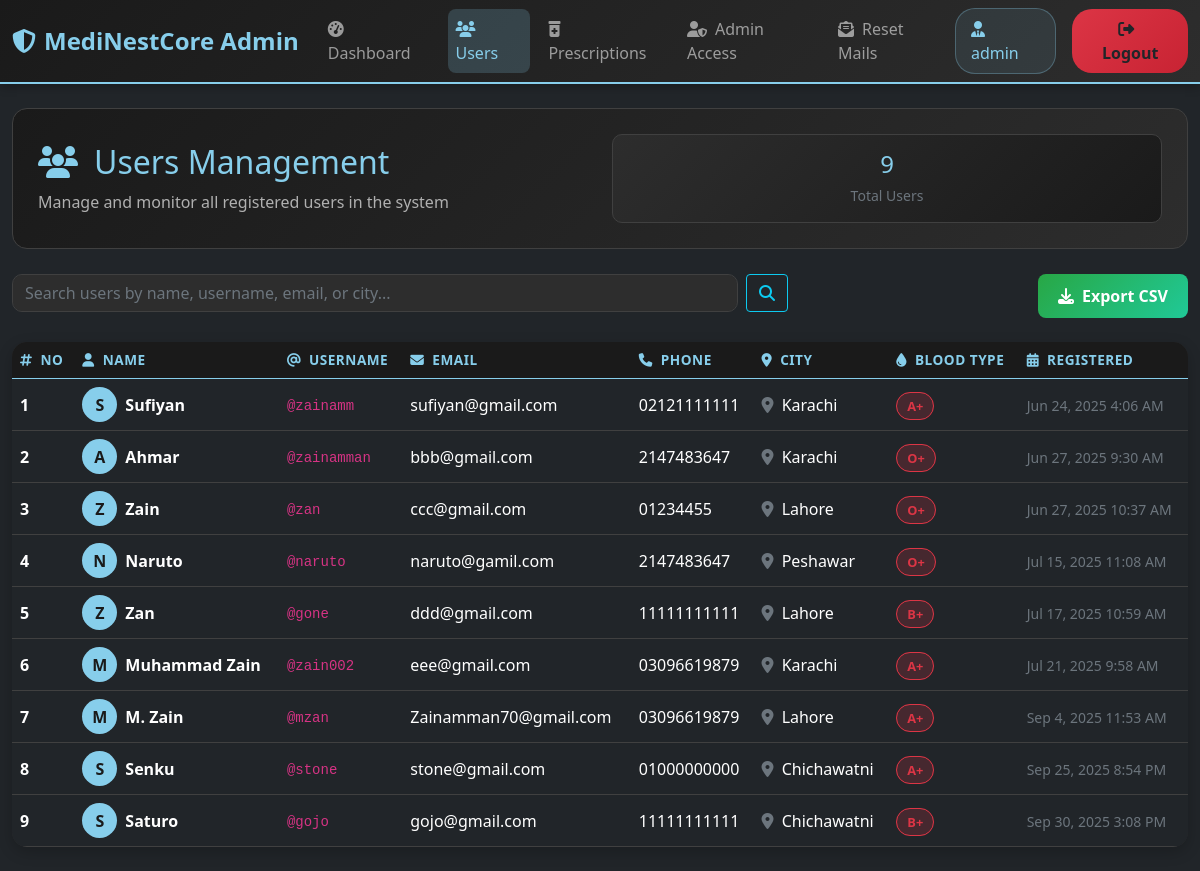
The app's page /admin/users.php (signed in) with its own data.
### tables this page shows
CREATE TABLE `individual` (
  `id` int(20) NOT NULL,
  `Name` varchar(50) NOT NULL,
  `F_name` varchar(50) NOT NULL,
  `Birth_Date` date NOT NULL,
  `Gender` varchar(6) NOT NULL,
  `CNIC` varchar(13) NOT NULL,
  `Email` varchar(50) NOT NULL,
  `Phone` varchar(11) NOT NULL,
  `City` varchar(50) NOT NULL,
  `Blood_Type` varchar(10) NOT NULL,
  `Height` varchar(10) NOT NULL,
  `Weight` varchar(10) NOT NULL,
  `Username` varchar(50) NOT NULL,
  `Family_Username` varchar(50) NOT NULL,
  `Record_limit` int(5) NOT NULL,
  `h_Password` varchar(250) NOT NULL,
  `Pin` varchar(4) NOT NULL,
  `Filter_code` varchar(100) NOT NULL,
  `Medical_Conditions` varchar(550) NOT NULL,
  `Allergies` varchar(550) NOT NULL,
  `Time` datetime NOT NULL DEFAULT current_timestamp(),
  `reset_token` varchar(64) DEFAULT NULL,
  `reset_token_expiry` datetime DEFAULT NULL
);

### admin/users.php (the view, shortened to what this page needs)
<?php
$search = isset($_GET['search']) ? trim($_GET['search']) : '';
$searchQuery = '';
$result = mysqli_query($con, "SELECT id, Name, Username, Email, Phone, City, Blood_Type, Time FROM individual $searchQuery ORDER BY id ASC LIMIT 200");
$totalUsers = mysqli_query($con, "SELECT COUNT(*) as c FROM individual $searchQuery");
$totalCount = $totalUsers ? mysqli_fetch_assoc($totalUsers)['c'] : 0;
include __DIR__ . '/header.php';
?>
<div class="users-header">
    <div class="row align-items-center">
        <div class="col-md-6">
            <h2 class="mb-2" style="color: #87ceeb;">
                <i class="fas fa-users me-3"></i>Users Management
            </h2>
            <p class="mb-0" style="color: #b0b0b0;">
                Manage and monitor all registered users in the system
            </p>
        </div>
        <div class="col-md-6">
            <div class="stats-card">
                <h4 class="mb-1" style="color: #87ceeb;"><?php echo number_format($totalCount); ?></h4>
                <small class="text-muted">Total Users<?php echo !empty($search) ? ' (Filtered)' : ''; ?></small>
            </div>
        </div>
    </div>
</div>
<div class="row mb-4">
    <div class="col-md-8">
        <form method="GET" class="d-flex">
            <input type="text" name="search" class="form-control search-box me-2"
                   placeholder="Search users by name, username, email, or city..."
                   value="<?php echo htmlspecialchars($search); ?>">
            <button type="submit" class="btn btn-outline-info">
                <i class="fas fa-search"></i>
            </button>
        </form>
    </div>
    <div class="col-md-4 text-end">
        <button class="btn export-btn" onclick="exportToCSV()">
            <i class="fas fa-download me-2"></i>Export CSV
        </button>
    </div>
</div>
<div class="users-table">
    <div class="table-responsive">
        <table class="table table-dark table-hover mb-0" id="usersTable">
            <thead>
                <tr>
                    <th><i class="fas fa-hashtag me-2"></i>NO</th>
                    <th><i class="fas fa-user me-2"></i>Name</th>
                    <th><i class="fas fa-at me-2"></i>Username</th>
                    <th><i class="fas fa-envelope me-2"></i>Email</th>
                    <th><i class="fas fa-phone me-2"></i>Phone</th>
                    <th><i class="fas fa-map-marker-alt me-2"></i>City</th>
                    <th><i class="fas fa-tint me-2"></i>Blood Type</th>
                    <th><i class="fas fa-calendar me-2"></i>Registered</th>
                </tr>
            </thead>
            <tbody>
                <?php if ($result && mysqli_num_rows($result) > 0): ?>
                    <?php while ($row = mysqli_fetch_assoc($result)) : ?>
                    <tr>
                        <td><strong><?php echo (int)$row['id']; ?></strong></td>
                        <td>
                            <div class="d-flex align-items-center">
                                <div class="avatar-circle me-2" style="width:35px;height:35px;background:#87ceeb;border-radius:50%;display:flex;align-items:center;justify-content:center;color:#1a1a1a;font-weight:bold;">
                                    <?php echo strtoupper(substr($row['Name'], 0, 1)); ?>
                                </div>
                                <strong><?php echo htmlspecialchars($row['Name']); ?></strong>
                            </div>
                        </td>
                        <td><code>@<?php echo htmlspecialchars($row['Username']); ?></code></td>
                        <td><?php echo htmlspecialchars($row['Email']); ?></td>
                        <td><?php echo htmlspecialchars($row['Phone']); ?></td>
                        <td>
                            <i class="fas fa-map-marker-alt me-1 text-muted"></i>
                            <?php echo htmlspecialchars($row['City']); ?>
                        </td>
                        <td>
                            <span class="blood-type-badge" style="background-color: rgba(220, 53, 69, 0.2); color: #dc3545; border: 1px solid #dc3545;">
                                <?php echo htmlspecialchars($row['Blood_Type']); ?>
                            </span>
                        </td>
                        <td>
                            <small class="text-muted">
                                <?php echo date('M j, Y g:i A', strtotime($row['Time'])); ?>
                            </small>
                        </td>
                    </tr>
                    <?php endwhile; ?>
                <?php endif; ?>
            </tbody>
        </table>
    </div>
</div>
<?php include __DIR__ . '/footer.php'; ?>

### admin/users.php (style rules this page uses)
.users-header { background: linear-gradient(135deg, #1a1a1a 0%, #2d2d2d 100%); border-radius: 15px; padding: 25px; margin-bottom: 25px; border: 1px solid #404040; }
.search-box { background-color: #2d2d2d; border: 1px solid #404040; border-radius: 10px; color: #ffffff; }
.users-table { background-color: #2d2d2d; border-radius: 15px; overflow: hidden; box-shadow: 0 5px 15px rgba(0,0,0,0.2); }
.table-dark th { background-color: #1a1a1a; border-color: #404040; color: #87ceeb; font-weight: 600; text-transform: uppercase; font-size: 0.85rem; letter-spacing: 0.5px; }
.table-dark td { border-color: #404040; vertical-align: middle; }
.blood-type-badge { padding: 4px 10px; border-radius: 15px; font-size: 0.8rem; font-weight: 600; }
.stats-card { background: linear-gradient(135deg, #2d2d2d 0%, #1a1a1a 100%); border: 1px solid #404040; border-radius: 10px; padding: 15px; text-align: center; }
.export-btn { background: linear-gradient(135deg, #28a745 0%, #20c997 100%); border: none; border-radius: 8px; color: white; font-weight: 600; padding: 10px 20px; transition: all 0.3s ease; }

### records on screen
individual: id "1", Name "S", Name "Sufiyan", Username "zainamm", Email "sufiyan@gmail.com", Phone "02121111111", City "Karachi", Blood_Type "A+", Time "Jun 24, 2025 4:06 AM"
individual: id "2", Name "A", Name "Ahmar", Username "zainamman", Email "bbb@gmail.com", Phone "2147483647", City "Karachi", Blood_Type "O+", Time "Jun 27, 2025 9:30 AM"
individual: id "3", Name "Z", Name "Zain", Username "zan", Email "ccc@gmail.com", Phone "01234455", City "Lahore", Blood_Type "O+", Time "Jun 27, 2025 10:37 AM"
individual: id "4", Name "N", Name "Naruto", Username "naruto", Email "naruto@gamil.com", Phone "2147483647", City "Peshawar", Blood_Type "O+", Time "Jul 15, 2025 11:08 AM"
individual: id "5", Name "Z", Name "Zan", Username "gone", Email "ddd@gmail.com", Phone "11111111111", City "Lahore", Blood_Type "B+", Time "Jul 17, 2025 10:59 AM"
individual: id "6", Name "M", Name "Muhammad Zain", Username "zain002", Email "eee@gmail.com", Phone "03096619879", City "Karachi", Blood_Type "A+", Time "Jul 21, 2025 9:58 AM"
individual: id "7", Name "M", Name "M. Zain", Username "mzan", Email "Zainamman70@gmail.com", Phone "03096619879", City "Lahore", Blood_Type "A+", Time "Sep 4, 2025 11:53 AM"
individual: id "8", Name "S", Name "Senku", Username "stone", Email "stone@gmail.com", Phone "01000000000", City "Chichawatni", Blood_Type "A+", Time "Sep 25, 2025 8:54 PM"
individual: id "9", Name "S", Name "Saturo", Username "gojo", Email "gojo@gmail.com", Phone "11111111111", City "Chichawatni", Blood_Type "B+", Time "Sep 30, 2025 3:08 PM"

### other values on screen
$_SESSION['admin_username'] "admin"
$totalCount "9"
